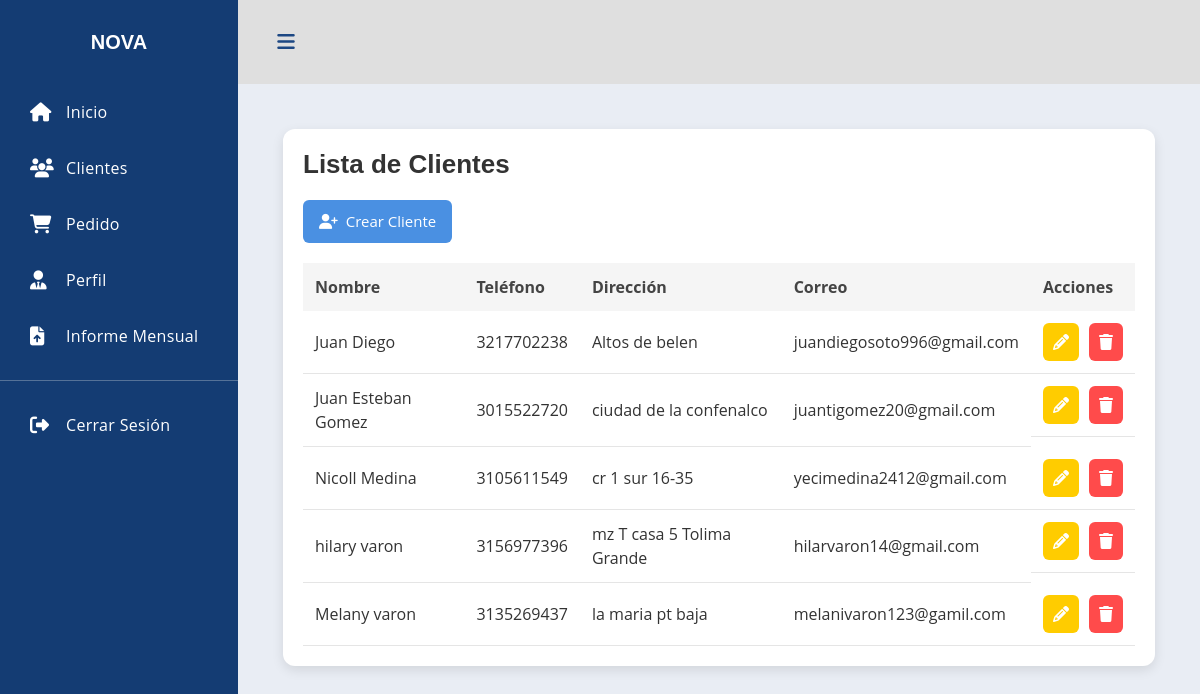
Page /clientes/ on the earlier database version.
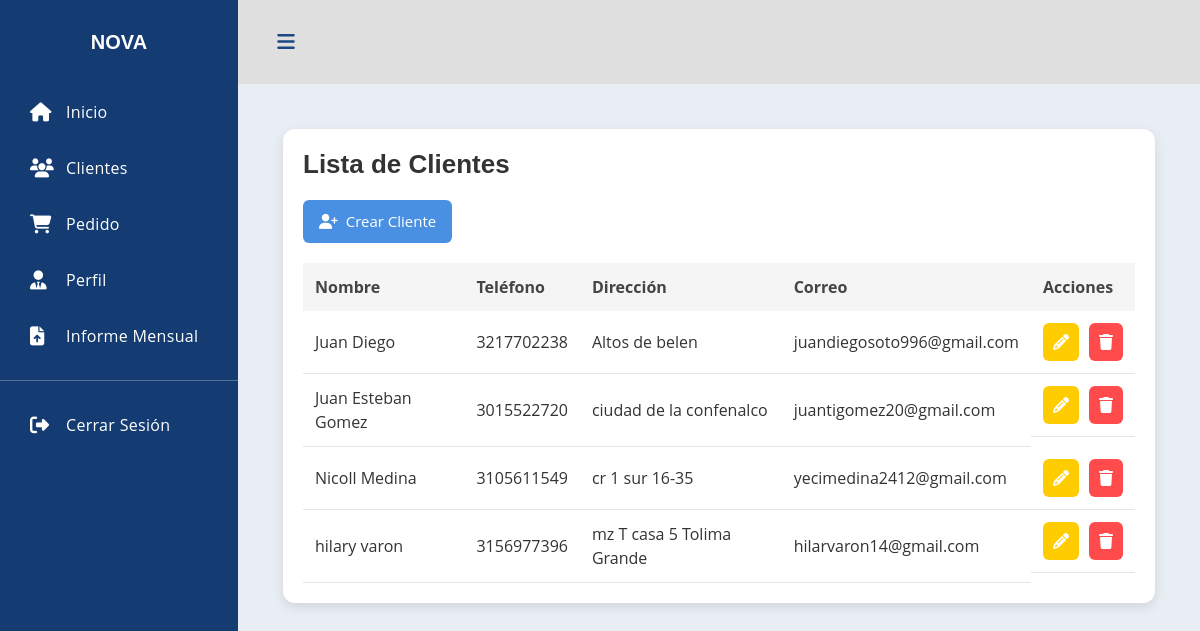
Same page on the later database version.
### CreacionUsu/models.py (models this page shows, shortened)
class Cliente(models.Model):
    id_cliente = models.AutoField(primary_key=True)
    nombre = models.CharField(max_length=200)
    telefono = models.CharField(max_length=20)
    direccion = models.CharField(max_length=255)
    correo = models.EmailField(blank=True, null=True)
    fecha_registro = models.DateTimeField(auto_now_add=True)

### CreacionUsu/views.py (the view)
# urls.py: path('', views.lista_clientes, name='lista_clientes'),
def lista_clientes(request):
    clientes = Cliente.objects.all()
    return render(request, 'clientes/lista_clientes.html', {'clientes': clientes})

### CreacionUsu/templates/clientes/lista_clientes.html
{% extends 'menu/menu.html' %}
{% load static %}
{% block content %}
<link rel="stylesheet" href="{% static 'CreacionUsu/CSS/style.css' %}">
<div class="cliente-container">
    <div class="cliente-card">
        <div class="cliente-card-header">
            <h1>Lista de Clientes</h1>
        </div>
        <div class="cliente-card-body">
            <a href="{% url 'crear_cliente' %}" class="btn-primary">
                <i class="fas fa-user-plus"></i> Crear Cliente
            </a>
            <table class="cliente-table">
                <thead>
                    <tr>
                        <th>Nombre</th>
                        <th>Teléfono</th>
                        <th>Dirección</th>
                        <th>Correo</th>
                        <th>Acciones</th>
                    </tr>
                </thead>
                <tbody>
                {% for c in clientes %}
                    <tr>
                        <td>{{ c.nombre }}</td>
                        <td>{{ c.telefono }}</td>
                        <td>{{ c.direccion }}</td>
                        <td>{{ c.correo }}</td>
                        <td class="acciones">
                            <a href="{% url 'editar_cliente' c.id_cliente %}" class="icon-btn edit">
                                <i class="fas fa-pencil-alt"></i>
                            </a>
                            <a href="{% url 'eliminar_cliente' c.id_cliente %}"
                               class="icon-btn delete"
                               onclick="return confirm('¿Deseas eliminar el cliente?')">
                                <i class="fas fa-trash"></i>
                            </a>
                        </td>
                    </tr>
                {% empty %}
                    <tr>
                        <td colspan="6" class="no-clientes">
                            No hay clientes registrados.
                        </td>
                    </tr>
                {% endfor %}
                </tbody>
            </table>
        </div>
    </div>
</div>
{% endblock %}

Differences in the rows shown:
removed Cliente: nombre "Melany varon", telefono "3135269437", direccion "la maria pt baja", correo "melanivaron123@gamil.com"
